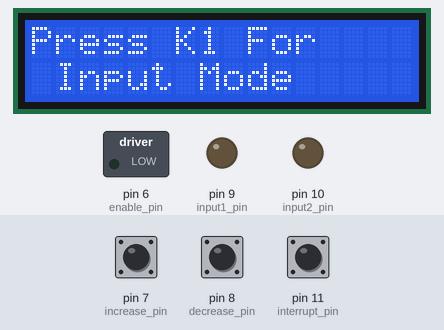
This sketch was run on a simulated Arduino Uno, built with avr-gcc and run on an emulated ATmega328P. On the bench: 16×2 character LCD, switched loads named in the sketch (green lamp = pin HIGH), output pins drawn as LEDs (lit = HIGH). The test bench sets the inputs (shaded band); at power-on: pin 11 (interrupt_pin) HIGH, pin 7 (increase_pin) HIGH, pin 8 (decrease_pin) HIGH. What the sketch prints to the serial monitor is not drawn.

Above: at 1.2 s.
1.3 s: pin 11 (interrupt_pin) pulled LOW for 0.15 s
At 2.5 s:
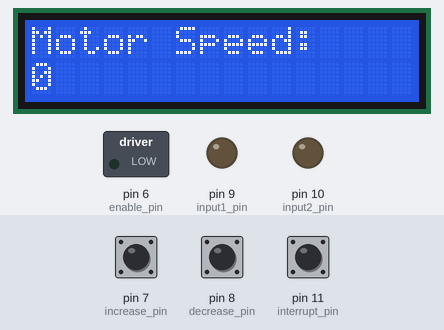
2.9 s: pin 7 (increase_pin) pulled LOW for 0.15 s
At 3.5 s:
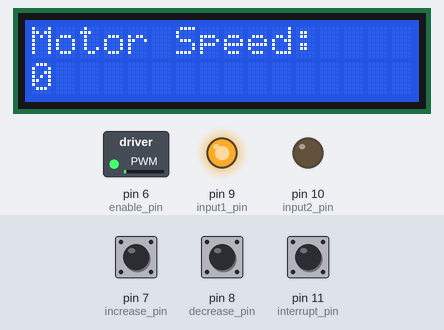
4.6 s: pin 8 (decrease_pin) pulled LOW for 0.15 s
At 4.72 s:
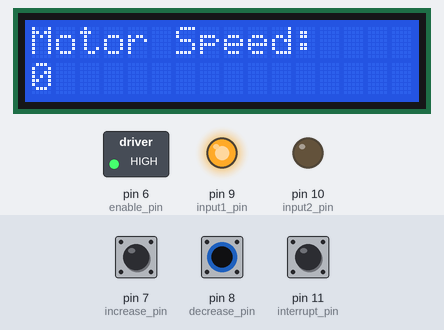
6.3 s: pin 7 (increase_pin) pulled LOW for 3.2 s
At 10.7 s:
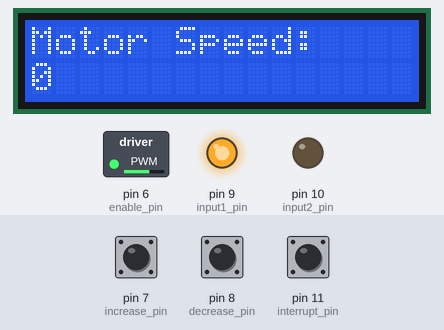
11.0 s: pin 11 (interrupt_pin) pulled LOW for 1 s
At 12.3 s:
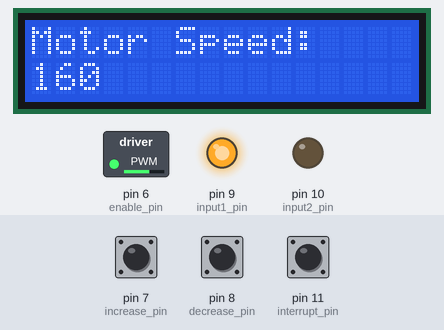
Timing chart, 0 to 14.0 s (numbered marks = the images above; inputs shaded):
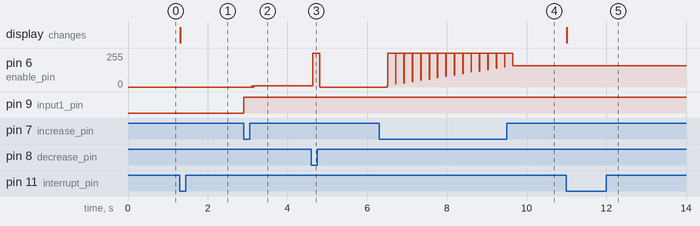

Measured:
- after the input at 1.3 s, the display: changes at once (image 1)
- after the input at 2.9 s, pin 6 (enable_pin): 0/255 → 10/255 after 0.20 s; pin 9 (input1_pin): LOW → HIGH at once
- after the input at 4.6 s, pin 6 (enable_pin): 10/255 → 255/255 at once, → 0/255 0.17 s later
- after the input at 11.0 s, the display: changes at once (image 5)

The sketch:

Task_1_Firmware_c0de.ino
```cpp
#include <LiquidCrystal.h>

// Pin numbers for the pushbuttons
const int interrupt_pin = 11;
const int increase_pin = 7;
const int decrease_pin = 8;

// Pin numbers for the L293D IC
const int enable_pin = 6;   // Enable pin 1 of L293D
const int input1_pin = 9;  // Input 1 pin of L293D
const int input2_pin = 10;  // Input 2 pin of L293D

// Variables to store the current RPM and target RPM
int currentSpeed = 0;
const int minSpeed = 0;
const int maxSpeed = 255;
const int turnoffSpeed = 20;
int motorspeed = 0;

// LCD module connections (change according to your wiring)
const int rs = 2;
const int en = 3;
const int d4 = 4;
const int d5 = 5;
const int d6 = 12;
const int d7 = 13;
LiquidCrystal lcd(2, 3, 4, 5, 12, 13);

bool inputMode = true;

void setup() {
  pinMode(interrupt_pin, INPUT_PULLUP);
  pinMode(increase_pin, INPUT_PULLUP);
  pinMode(decrease_pin, INPUT_PULLUP);

  pinMode(enable_pin, OUTPUT);
  pinMode(input1_pin, OUTPUT);
  pinMode(input2_pin, OUTPUT);

  // Initialize the LCD
  lcd.begin(16, 2);
  lcd.setCursor(0, 0);
  lcd.print("Press K1 For");  // Display initial message on LCD
  lcd.setCursor(0, 1);
  lcd.print(" Input Mode");

  Serial.begin(9600); // Initialize Serial Monitor
}

void loop() {
  // Check if K1 is pressed to enable input mode
  if (digitalRead(interrupt_pin) == LOW) {
    inputMode = !inputMode;
    delay(100); // Delay to debounce the button
  }

  if (inputMode) {
    // Input mode is enabled, allow speed adjustment

    // Poll the increase pin to check if it is pressed to increase the speed
    if (digitalRead(increase_pin) == LOW) {
      increaseSpeed();
    }

    // Poll the decrease pin to check if it is pressed to decrease the speed
    if (digitalRead(decrease_pin) == LOW) {
      decreaseSpeed();
    }
  }

  analogWrite(enable_pin, currentSpeed);
  delay(10); // Delay to stabilize the motor

  if (currentSpeed < turnoffSpeed) {
    analogWrite(enable_pin, 0);  // Turn off the motor
  }

  // Check if K1 is pressed again to display current speed
  if (digitalRead(interrupt_pin) == LOW) {
    printCurrentSpeed();
    delay(500); // Delay to debounce the button
  }
}

void printCurrentSpeed() {
  int currentRPM = map(currentSpeed, minSpeed, maxSpeed, 0, 255);
  lcd.clear();
  lcd.setCursor(0, 0);
  lcd.print("Motor Speed:");
  lcd.setCursor(0, 1);
  lcd.print(currentSpeed);
  Serial.print("Current Speed: ");
  Serial.println(currentSpeed);
}

void increaseSpeed() {
  digitalWrite(input1_pin, HIGH);
  digitalWrite(input2_pin, LOW);
  digitalWrite(enable_pin, currentSpeed);
  currentSpeed += 10;
  if (currentSpeed > maxSpeed) {
    currentSpeed = maxSpeed;
  }

  Serial.print("Motor Speed: ");
  Serial.println(currentSpeed);
  delay(200);
}

void decreaseSpeed() {
  digitalWrite(input1_pin, HIGH);
  digitalWrite(input2_pin, LOW);
  digitalWrite(enable_pin, currentSpeed);
  currentSpeed -= 10;
  if (currentSpeed < minSpeed) {
    currentSpeed = minSpeed;
  }

  Serial.print("Motor Speed: ");
  Serial.println(currentSpeed);
  delay(200);
}
```
